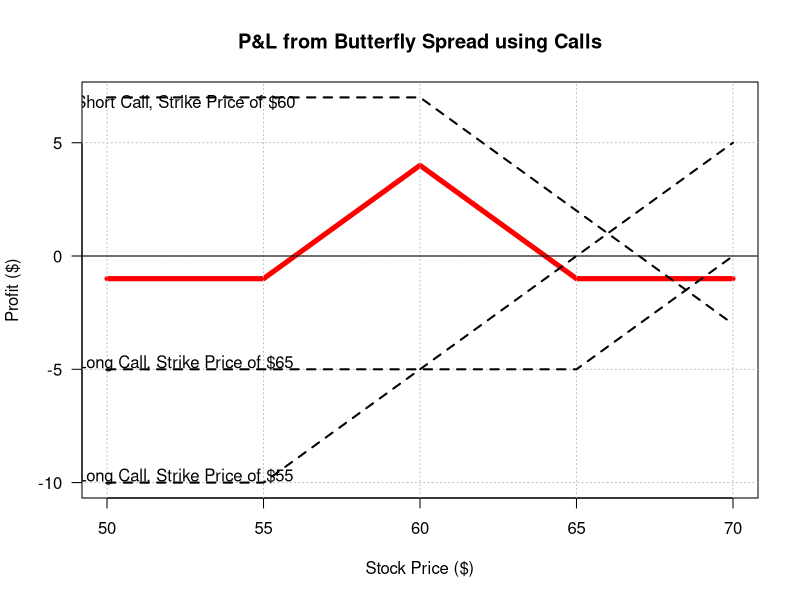

This figure's R source:
spread.butterfly.call <- function(k1, k2, k3, c1, c2, c3){ # Butterfly of Calls
  
  if (k1 >= k2 & k2 >= k3 & k1 >= k3) # If Strike Prices are mixed up
    
    return(message("Incorrect values of strike prices"))
  
  # if strike prices are fine, lets us define calls
  L1 <- rbind(cbind(seq(k1 - 5, k1, 1), -c1),
              cbind(seq(k1 + 1, k3 + 5, 1), seq(k1 - k3 + 1, k2 - k1, 1)))
    
  L2 <- rbind(cbind(seq(k1 - 5, k3, 1), -c3),
              cbind(seq(k3 + 1, k3 + 5, 1), seq(1, k3 - k2, 1) - 5))
    
  S <- rbind(cbind(seq(k1 - 5, k2, 1), c2),
             cbind(seq(k2 + 1, k3 + 5, 1), c2 - seq(1, k3 - k1, 1)))
    
  g <- c("First Long Call", "Short Call", "Second Long Call", "Stock Price")
  f <- list(L1, S, L2) # Assign Column names to pay-off of Calls
  for (n in 1:3){ colnames(f[[n]]) = c(g[4], sprintf("Profit from %s",g[n]))}
    
  DF <- merge(f[[1]], f[[2]], by = g[4]) # Merge 
  DF <- merge(DF, f[[3]], by = g[4]) 
    
  DF$`Total Payoff` <- DF[,2] + 2 * DF[,3] + DF[,4] # Total pay-off
    
  plot(x = DF[,1], y = DF[,5], las = 1, ylab = "Profit ($)", type = "l",
       xlab = "Stock Price ($)", ylim = c(min(DF[,2:5]), max(DF[,2:5])),
       main = "P&L from Butterfly Spread using Calls", lwd = 5, col = "red")
    
  grid(nx = NULL, ny = NULL, col = "grey", lty = 3) # grid
    
  abline(h = 0) # Break Even line
    
  for (n in 2:4){ lines(x = DF[,1], y = DF[,n], lwd = 2, lty = 2,) }
    
  text(x = k1 - 2.5, y = c2 - 0.25,
       sprintf("Short Call, Strike Price of $%s", k2)) # Short Call
  text(x = k1 - 2.5, y = 0.25 - c1,
       sprintf("Long Call, Strike Price of $%s", k1)) # First Long Call
  text(x = k1 - 2.5, y = 0.25 - c3,
       sprintf("Long Call, Strike Price of $%s", k3)) # Second Long Call
    
  DF # Display data frame of pay-off
}
spread.butterfly.call(55, 60, 65, 10, 7, 5) # Test
